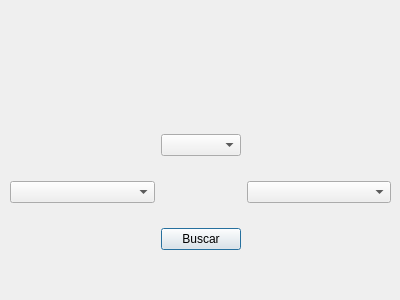
<?xml version="1.0" encoding="UTF-8"?>
<ui version="4.0">
 <class>DlgFiltrarPropiedades</class>
 <widget class="QDialog" name="DlgFiltrarPropiedades">
  <property name="windowModality">
   <enum>Qt::ApplicationModal</enum>
  </property>
  <property name="geometry">
   <rect>
    <x>0</x>
    <y>0</y>
    <width>400</width>
    <height>300</height>
   </rect>
  </property>
  <property name="windowTitle">
   <string>Filtrar Propiedades</string>
  </property>
  <property name="modal">
   <bool>true</bool>
  </property>
  <widget class="QWidget" name="gridLayoutWidget">
   <property name="geometry">
    <rect>
     <x>10</x>
     <y>30</y>
     <width>381</width>
     <height>233</height>
    </rect>
   </property>
   <layout class="QGridLayout" name="gridLayout">
    <property name="sizeConstraint">
     <enum>QLayout::SetDefaultConstraint</enum>
    </property>
    <item row="4" column="1">
     <spacer name="horizontalSpacer">
      <property name="orientation">
       <enum>Qt::Horizontal</enum>
      </property>
      <property name="sizeType">
       <enum>QSizePolicy::Fixed</enum>
      </property>
      <property name="sizeHint" stdset="0">
       <size>
        <width>70</width>
        <height>20</height>
       </size>
      </property>
     </spacer>
    </item>
    <item row="2" column="1">
     <widget class="QComboBox" name="cmb_pro_tipo_filtrar"/>
    </item>
    <item row="4" column="2">
     <widget class="QComboBox" name="cmb_pro_municipio_filtrar"/>
    </item>
    <item row="4" column="0">
     <widget class="QComboBox" name="cmb_pro_provincia_filtrar"/>
    </item>
    <item row="6" column="1">
     <widget class="QPushButton" name="btn_pro_filtrar">
      <property name="text">
       <string>Buscar</string>
      </property>
     </widget>
    </item>
    <item row="3" column="1">
     <spacer name="verticalSpacer">
      <property name="orientation">
       <enum>Qt::Vertical</enum>
      </property>
      <property name="sizeType">
       <enum>QSizePolicy::Fixed</enum>
      </property>
      <property name="sizeHint" stdset="0">
       <size>
        <width>20</width>
        <height>10</height>
       </size>
      </property>
     </spacer>
    </item>
    <item row="5" column="1">
     <spacer name="verticalSpacer_2">
      <property name="orientation">
       <enum>Qt::Vertical</enum>
      </property>
      <property name="sizeType">
       <enum>QSizePolicy::Fixed</enum>
      </property>
      <property name="sizeHint" stdset="0">
       <size>
        <width>20</width>
        <height>10</height>
       </size>
      </property>
     </spacer>
    </item>
    <item row="0" column="1">
     <widget class="QLabel" name="label">
      <property name="maximumSize">
       <size>
        <width>70</width>
        <height>70</height>
       </size>
      </property>
      <property name="text">
       <string/>
      </property>
      <property name="pixmap">
       <pixmap>../img/house.ico</pixmap>
      </property>
      <property name="scaledContents">
       <bool>true</bool>
      </property>
     </widget>
    </item>
    <item row="1" column="1">
     <spacer name="verticalSpacer_3">
      <property name="orientation">
       <enum>Qt::Vertical</enum>
      </property>
      <property name="sizeType">
       <enum>QSizePolicy::Fixed</enum>
      </property>
      <property name="sizeHint" stdset="0">
       <size>
        <width>20</width>
        <height>10</height>
       </size>
      </property>
     </spacer>
    </item>
   </layout>
  </widget>
 </widget>
 <resources/>
 <connections/>
</ui>
